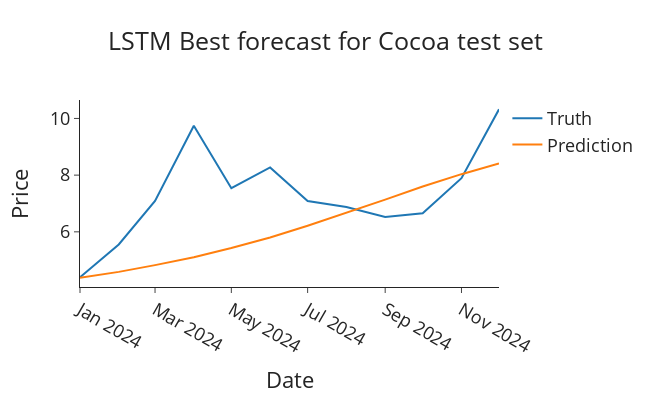

Notebook source saved alongside this figure:
### Code cell
test_predictions = []

first_eval_batch = scaled_train[-best_hps.get('lookback'):]
current_batch = first_eval_batch.reshape((1, best_hps.get('lookback'), n_features))

for i in range(len(test)):
    
    # get the prediction value for the first batch
    current_pred = best_model.predict(current_batch)[0]
    
    # append the prediction into the array
    test_predictions.append(current_pred) 
    
    # use the prediction to update the batch and remove the first value
    current_batch = np.append(current_batch[:,1:,:],[[current_pred]],axis=1)


# Ensure test predictions is a 2D NumPy array before inverse scaling
true_predictions = scaler.inverse_transform(np.array(test_predictions).reshape(-1, 1))
# Extract correct test set dates
test_dates = data['date'].iloc[len(train):]


plot_forecasts(
    pd.DataFrame({
        'date': test_dates, 
        "Cocoa Price": test["Cocoa Price"].values
    }), 
    true_predictions, 
    "Cocoa Price", 
    "LSTM Best forecast for Cocoa test set"
)

### Figure 1 — Plotly figure (JSON) as saved in the notebook; plotly's stock layout.template omitted (floating-point values rounded to 4 significant figures)
{"data": [{"mode": "lines", "name": "Truth", "type": "scatter", "x": ["2024-01-01T00:00:00.000000000", "2024-02-01T00:00:00.000000000", "2024-03-01T00:00:00.000000000", "2024-04-01T00:00:00.000000000", "2024-05-01T00:00:00.000000000", "2024-06-01T00:00:00.000000000", "2024-07-01T00:00:00.000000000", "2024-08-01T00:00:00.000000000", "2024-09-01T00:00:00.000000000", "2024-10-01T00:00:00.000000000", "2024-11-01T00:00:00.000000000", "2024-12-01T00:00:00.000000000"], "y": [4.398, 5.556, 7.089, 9.74, 7.538, 8.272, 7.089, 6.878, 6.524, 6.657, 7.895, 10.32]}, {"mode": "lines", "name": "Prediction", "type": "scatter", "x": ["2024-01-01T00:00:00.000000000", "2024-02-01T00:00:00.000000000", "2024-03-01T00:00:00.000000000", "2024-04-01T00:00:00.000000000", "2024-05-01T00:00:00.000000000", "2024-06-01T00:00:00.000000000", "2024-07-01T00:00:00.000000000", "2024-08-01T00:00:00.000000000", "2024-09-01T00:00:00.000000000", "2024-10-01T00:00:00.000000000", "2024-11-01T00:00:00.000000000", "2024-12-01T00:00:00.000000000"], "y": [4.384, 4.588, 4.826, 5.104, 5.427, 5.797, 6.213, 6.664, 7.135, 7.6, 8.034, 8.415]}], "layout": {"font": {"size": 18}, "height": 400, "title": {"text": "LSTM Best forecast for Cocoa test set", "x": 0.5}, "width": 650, "xaxis": {"title": {"text": "Date"}}, "yaxis": {"title": {"text": "Price"}}}}
